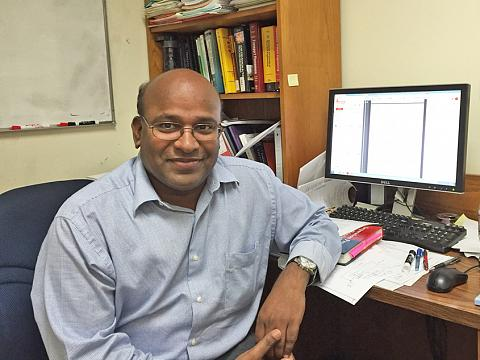
#> input picture eddy.jpg, 480 x 360 px
$ python Creature.py
#> lines starting #> are read from the running program, lines starting #| are printed output that depends on the picture; long printed decimals are rounded
### Geometry.py
from typing import List, Tuple
import random
import math

def clamp(x):
	return max(min(1, x), 0)

class Point:
	def __init__(self, x: float, y: float):
		self.x = clamp(x)
		self.y = clamp(y)

	# [5 lines left out: function generate_variant, not called in this run]

	@classmethod
	def generate_random(cls):
		x, y = (random.random(), random.random())
		return cls(x, y)


class Color:
	def __init__(self, r: float, g: float, b: float, a: float):
		self.r = clamp(r)
		self.g = clamp(g)
		self.b = clamp(b)
		self.a = clamp(a)

		#print(r, g, b, a)


	def __eq__(self, other):
		return math.isclose(self.r, other.r) and math.isclose(self.g, other.g) and math.isclose(self.b, other.b)


	# [7 lines left out: function generate_variant, not called in this run]

	@classmethod
	def generate_random(cls, image = None):
		if image is not None:
			image_size = (image.shape[0], image.shape[1])
			pixel = image[random.randrange(0, image_size[0]), random.randrange(0, image_size[1])]/255
			return cls(pixel[0], pixel[1], pixel[2], random.random())
		return cls(random.random(), random.random(), random.random(), random.random())


class Polygon:
	def __init__(self, points: List[Point], color: Color):
		self.points = points[:5]
		self.color = color

	# [31 lines left out: function generate_variant, not called in this run]


	@classmethod
	def generate_random(cls, image = None):
		num_points = random.randrange(2) + 3

		points = []
		for _ in range(num_points):
			p = Point.generate_random()
			points.append(p)

		color = Color.generate_random(image)

		return cls(points, color)

### Creature.py
from typing import List, Tuple
import random
from pathlib import	 Path
import math

import numpy as np
import matplotlib.pyplot as plt
import imageio.v3 as iio
import matplotlib
matplotlib.use("Agg")


from Geometry import Point, Polygon, Color


class Creature:

	def __init__(self, polygons: List[Polygon]):
		self.polygons = polygons
		self.fitness = 0


	def calculate_complexity(self, LOD: int = 1) -> None:
		return 1
		num_polygons = len(self.polygons)
		"""
		num_colors = 0
		num_points = 0
		colors = []

		for polygon in self.polygons:
			num_points += len(polygon.points)

			if polygon.color not in colors:
				num_colors += 1
				colors.append(polygon.color)
		"""

		complexity = (num_polygons)
		return math.log(complexity)

	def calculate_error(self, img):
		err = 0

		c_img = self.get_image(size = (img.shape[0], img.shape[1]))
		c_img = c_img/255
		img = img/255

		diff = (c_img - img)**2
		err = np.sum(diff)/(img.shape[0] * img.shape[1])

		return err

	def calculate_fitness(self, image, LOD: int = 1):
		self.fitness = math.exp(1 + 1/(self.calculate_error(image) *self.calculate_complexity(LOD)))
		return self.fitness


	# [118 lines left out: functions generate_variant, generate_offspring_half, generate_offspring_most, reduce_complexity, save, not called in this run]


	def get_image(self, size):
		fig, ax = plt.subplots()
		grayness = 128
		ax.axis('off')
		fig.tight_layout(pad=0)
		fig.set_size_inches(size[1]/100,  size[0]/100, forward=True)
		fig.set_dpi(100)
		plt.fill([0, 0, 1, 1], [0, 1, 1, 0], facecolor=(grayness/255, grayness/255, grayness/255, 1))
		# To remove the huge white borders
		ax.margins(0)
		for polygon in self.polygons:
			xs = []
			ys = []

			for point in polygon.points:
				xs.append(point.x)
				ys.append(point.y)

			color = (polygon.color.r, polygon.color.g, polygon.color.b, polygon.color.a)

			plt.fill(xs, ys, facecolor=color)


		fig.canvas.draw()
		image_from_plot = np.frombuffer(fig.canvas.tostring_rgb(), dtype=np.uint8)
		image_from_plot = image_from_plot.reshape(fig.canvas.get_width_height()[::-1] + (3,))
		plt.close('all')
		del fig
		return image_from_plot

	@classmethod
	def generate_random(cls, image = None):
		num_polygons = random.randrange(5) + 1

		polygons = []

		for _ in range(num_polygons):
			polygon = Polygon.generate_random(image)
			polygons.append(polygon)


		return cls(polygons)


if __name__ == "__main__":
	"""
	p1 = Point(0.1, 0.1)
	p2 = Point(0.8, 0.2)
	p3 = Point(0.5, 0.9)

	red_triangle = Polygon(points = [p1, p2, p3], color = (1, 0, 0))

	creature = Creature([red_triangle])
	creature.draw()
	"""

	im = iio.imread('eddy.jpg')
#> im is the input picture: shape (360, 480, 3); mean R, G, B 155.2, 144.3, 130.9


	creature = Creature.generate_random()
	#creature.draw(size = (im.shape[0], im.shape[1]))
	creature.calculate_fitness(im, 1)
#> in get_image, `plt.close('all')`:
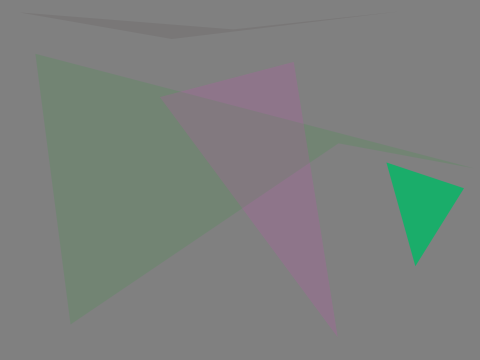
#> figure drawn by matplotlib, 1 panel
#> in calculate_error, `diff = (c_img - img)**2`:
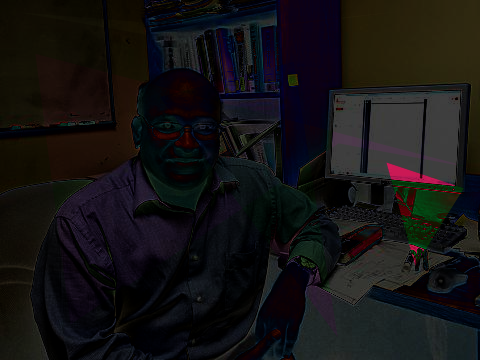
#> diff: shape (360, 480, 3) float64; mean of channels 0, 1, 2 0.0816, 0.0755, 0.0775; drawn as R, G, B
#> in calculate_error, `err = np.sum(diff)/(img.shape[0] * img.shape[1])`: err = 0.235
#> in calculate_fitness, `self.fitness = math.exp(1 + 1/(self.calculate_error(image) *self.calcu..`: self.fitness = 192.9

	print(creature.fitness)
#| 192.928
